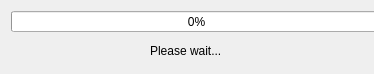
<?xml version="1.0" encoding="UTF-8"?>
<ui version="4.0">
 <class>Prgbar_Dialog</class>
 <widget class="QDialog" name="Prgbar_Dialog">
  <property name="geometry">
   <rect>
    <x>0</x>
    <y>0</y>
    <width>374</width>
    <height>74</height>
   </rect>
  </property>
  <property name="windowTitle">
   <string>Processing</string>
  </property>
  <widget class="QProgressBar" name="prgBar">
   <property name="geometry">
    <rect>
     <x>11</x>
     <y>11</y>
     <width>371</width>
     <height>21</height>
    </rect>
   </property>
   <property name="value">
    <number>0</number>
   </property>
  </widget>
  <widget class="QLabel" name="lbl_prg">
   <property name="geometry">
    <rect>
     <x>150</x>
     <y>40</y>
     <width>71</width>
     <height>21</height>
    </rect>
   </property>
   <property name="text">
    <string>Please wait...</string>
   </property>
  </widget>
 </widget>
 <resources/>
 <connections/>
</ui>
